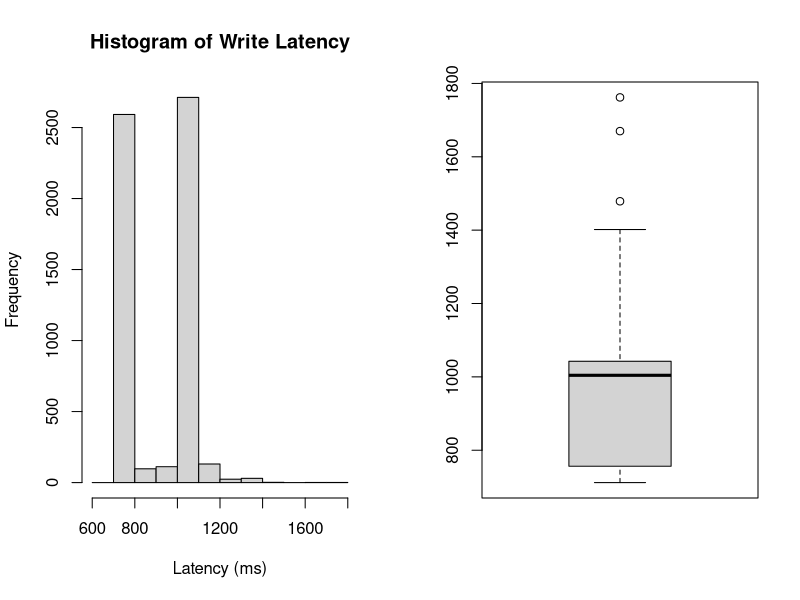
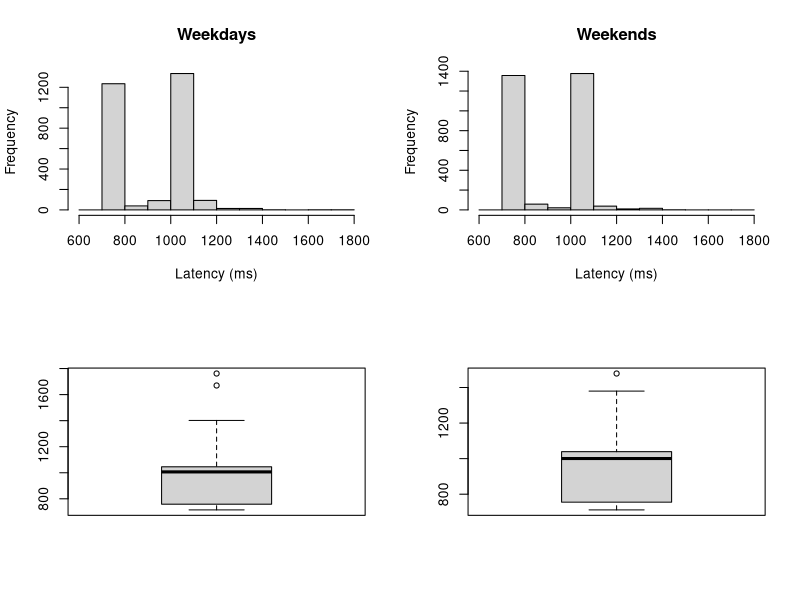
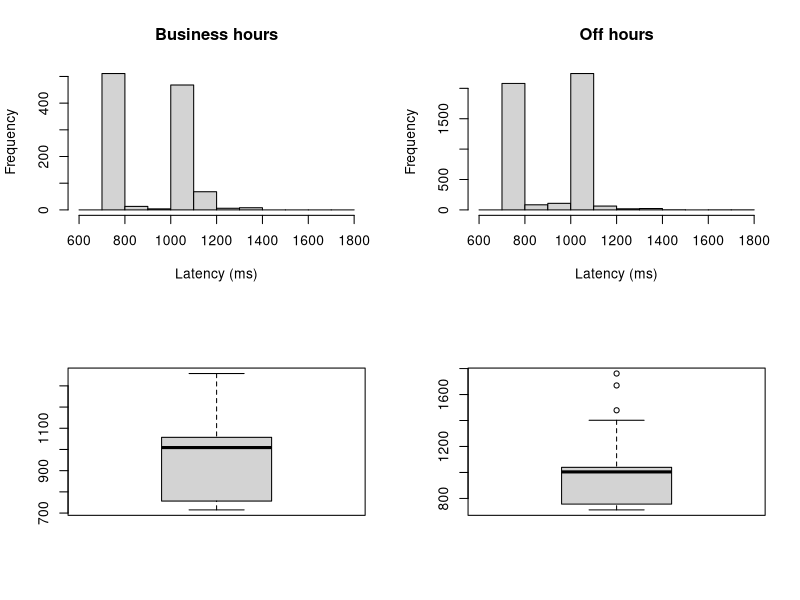
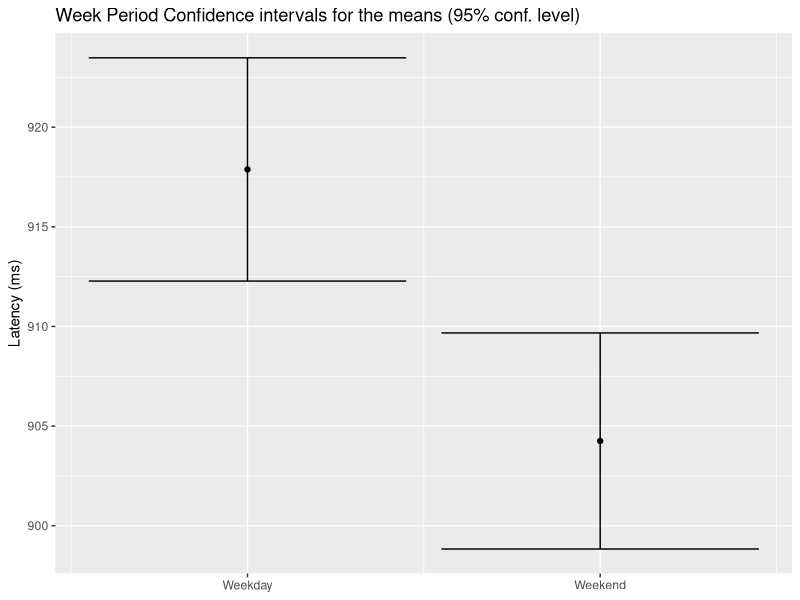
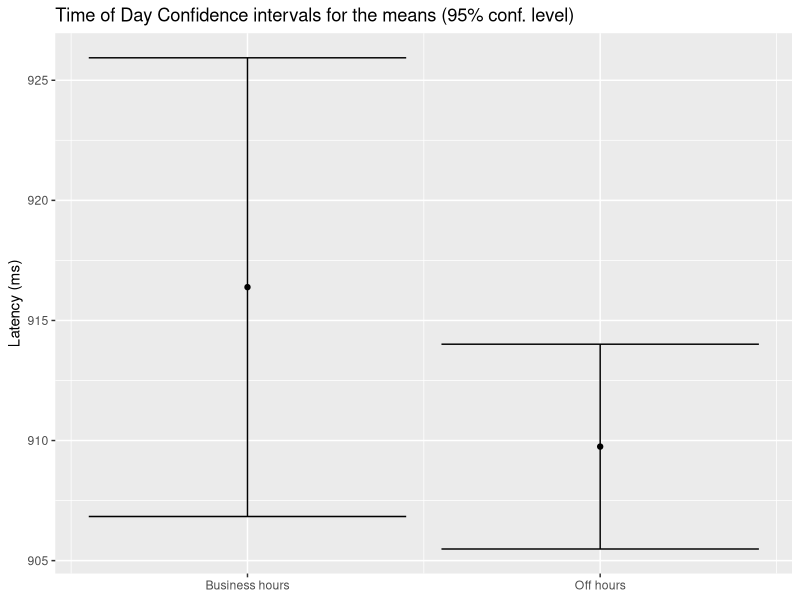

Recreate these plots in R, in order.
## ---- chunk 1
library(ggplot2)
data = read.csv("./day-time-dataset.csv")
data_write = data[data$OPERATION_TYPE == 'WRITE',]

data_write_weekend <- data[data$OPERATION_TYPE == 'WRITE' & data$WEEK_PERIOD == 'WEEKEND',]
data_write_weekday <- data[data$OPERATION_TYPE == 'WRITE' & data$WEEK_PERIOD == 'WEEKDAY',]

data_write_business <- data[data$OPERATION_TYPE == 'WRITE' & data$TIME_OF_DAY == 'BUSINESS_HOUR',]
data_write_off <- data[data$OPERATION_TYPE == 'WRITE' & data$TIME_OF_DAY == 'OFF_HOUR',]
hist_seq = seq(600, 1800, 100)
conf_level = 0.95
## ---- chunk 2
layout(matrix(1:2, nrow = 1))
hist(data_write$LATENCY_SECONDS * 1000, main = "Histogram of Write Latency", xlab = "Latency (ms)", breaks = hist_seq)

boxplot(data_write$LATENCY_SECONDS * 1000)
layout(matrix(1:1, nrow = 1))
## ---- chunk 3
layout(matrix(c(1,3,2,4), nrow = 2, ncol=2))
hist(data_write_weekday$LATENCY_SECONDS * 1000, main = "Weekdays", xlab = "Latency (ms)", breaks = hist_seq)
hist(data_write_weekend$LATENCY_SECONDS * 1000, main = "Weekends", xlab = "Latency (ms)", breaks = hist_seq)
boxplot(data_write_weekday$LATENCY_SECONDS * 1000)
boxplot(data_write_weekend$LATENCY_SECONDS * 1000)
layout(matrix(1:1, nrow = 1))
## ---- chunk 4
layout(matrix(c(1,3,2,4), nrow = 2, ncol=2))
hist(data_write_business$LATENCY_SECONDS * 1000, main = "Business hours", xlab = "Latency (ms)", breaks = hist_seq)
hist(data_write_off$LATENCY_SECONDS * 1000, main = "Off hours", xlab = "Latency (ms)", breaks = hist_seq)

boxplot(data_write_business$LATENCY_SECONDS * 1000)
boxplot(data_write_off$LATENCY_SECONDS * 1000)
layout(matrix(1:1, nrow = 1))
## ---- chunk 5
t_test_weekday = t.test(data_write_weekday$LATENCY_SECONDS, conf.level=conf_level)
t_test_weekend = t.test(data_write_weekend$LATENCY_SECONDS, conf.level=conf_level)
ic_results_day = data.frame(
x = 1:2,
y = c(mean(data_write_weekday$LATENCY_SECONDS), mean(data_write_weekend$LATENCY_SECONDS)) * 1000,
lower = c(t_test_weekday$conf.int[1], t_test_weekend$conf.int[1]) * 1000,
upper = c(t_test_weekday$conf.int[2], t_test_weekend$conf.int[2]) * 1000)

t_test_business = t.test(data_write_business$LATENCY_SECONDS, conf.level=conf_level)
t_test_off = t.test(data_write_off$LATENCY_SECONDS, conf.level=conf_level)
ic_results_time = data.frame(
x = 1:2,
y = c(mean(data_write_business$LATENCY_SECONDS), mean(data_write_off$LATENCY_SECONDS)) * 1000,
lower = c(t_test_business$conf.int[1], t_test_off$conf.int[1]) * 1000,
upper = c(t_test_business$conf.int[2], t_test_off$conf.int[2]) * 1000)
## ---- chunk 6
ggplot(ic_results_day, aes(x, y)) + geom_point() +
  geom_errorbar(aes(ymin = lower, ymax = upper)) + labs(y="Latency (ms)", x = NULL) + ggtitle("Week Period Confidence intervals for the means (95% conf. level)") +
  scale_x_continuous(breaks = c(1, 2), labels = c("Weekday", "Weekend"))
## ---- chunk 7
ggplot(ic_results_time, aes(x, y)) + geom_point() +
  geom_errorbar(aes(ymin = lower, ymax = upper)) + labs(y="Latency (ms)", x = NULL) + ggtitle("Time of Day Confidence intervals for the means (95% conf. level)") +
  scale_x_continuous(breaks = c(1, 2), labels = c("Business hours", "Off hours"))
